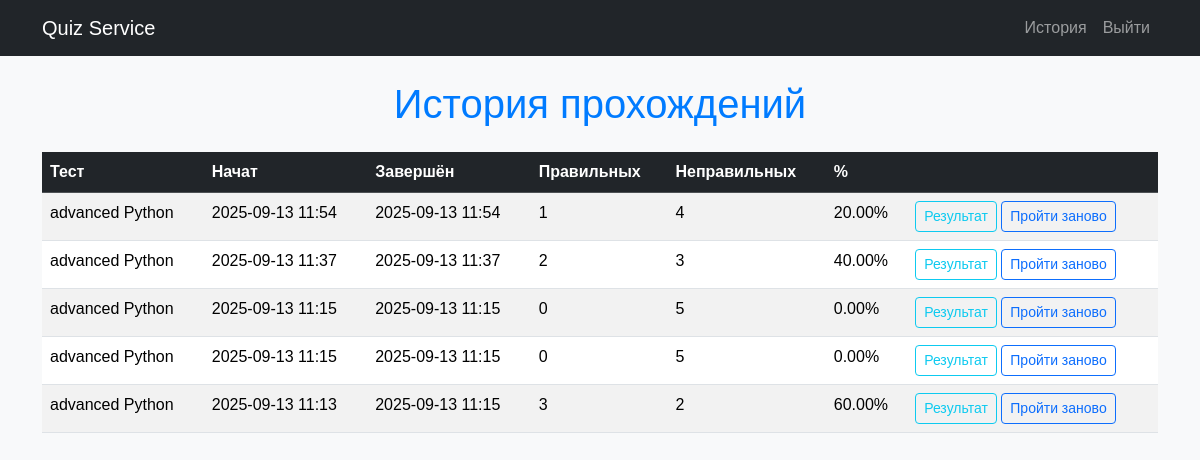
Screenshot of /attempts/history/ (signed in) with the database file from the repository.
### quiz_for_brandpol/models.py (models this page shows, shortened)
class Attempt(models.Model):
    user = models.ForeignKey(User, on_delete=models.CASCADE, related_name="attempts")
    test = models.ForeignKey(Test, on_delete=models.CASCADE, related_name="attempts")
    started_at = models.DateTimeField(default=timezone.now)
    completed_at = models.DateTimeField(null=True, blank=True)
    correct_count = models.PositiveIntegerField(default=0)
    wrong_count = models.PositiveIntegerField(default=0)
    percent = models.DecimalField(max_digits=5, decimal_places=2, default=0)

class Test(models.Model):
    title = models.CharField(max_length=200)
    description = models.TextField(blank=True)
    is_active = models.BooleanField(default=True)
    created_at = models.DateTimeField(auto_now_add=True)

### quiz_for_brandpol/views.py (the view)
# urls.py: path("attempts/history/", AttemptHistoryView.as_view(), name="qfb_history"),
@method_decorator(login_required, name="dispatch")
class AttemptHistoryView(ListView):
    model = Attempt
    template_name = "quiz_for_brandpol/attempts_history.html"
    context_object_name = "attempts"
    paginate_by = 20  # опционально
    def get_queryset(self):
        return (Attempt.objects
                .filter(user=self.request.user)
                .select_related("test")
                .order_by("-started_at"))

### quiz_for_brandpol/templates/quiz_for_brandpol/attempts_history.html (shortened to what this page needs)
{% extends "quiz_for_brandpol/base.html" %}
{% block content %}
  <h1 class="mb-4">История прохождений</h1>
  {% if attempts %}
    <table class="table table-striped table-hover">
      <thead class="table-dark">
        <tr>
          <th>Тест</th>
          <th>Начат</th>
          <th>Завершён</th>
          <th>Правильных</th>
          <th>Неправильных</th>
          <th>%</th>
          <th></th>
        </tr>
      </thead>
      <tbody>
        {% for a in attempts %}
          <tr>
            <td>{{ a.test.title }}</td>
            <td>{{ a.started_at|date:"Y-m-d H:i" }}</td>
            <td>{% if a.completed_at %}{{ a.completed_at|date:"Y-m-d H:i" }}{% else %}—{% endif %}</td>
            <td>{{ a.correct_count }}</td>
            <td>{{ a.wrong_count }}</td>
            <td>{{ a.percent }}%</td>
            <td>
              <a href="{% url 'qfb_result' attempt_id=a.id %}" class="btn btn-sm btn-outline-info">Результат</a>
              <a href="{% url 'qfb_start' test_id=a.test.id %}" class="btn btn-sm btn-outline-primary">Пройти заново</a>
            </td>
          </tr>
        {% endfor %}
      </tbody>
    </table>
  {% else %}
    <div class="alert alert-info">Пока нет попыток.</div>
  {% endif %}
{% endblock %}

### quiz_for_brandpol/templates/quiz_for_brandpol/base.html (shortened to what this page needs)
{% load static %}
<!doctype html>
<html lang="ru">
<head>
  <link href="https://cdn.jsdelivr.net/npm/bootstrap@5.3.2/dist/css/bootstrap.min.css" rel="stylesheet">
  <link rel="stylesheet" href="{% static 'css/style.css' %}">
</head>
<body>
  <nav class="navbar navbar-expand-lg navbar-dark bg-dark mb-4">
    <div class="container">
      <a class="navbar-brand" href="/">Quiz Service</a>
      <div class="collapse navbar-collapse">
        <ul class="navbar-nav ms-auto">
          {% if user.is_authenticated %}
            <li class="nav-item">
              <a class="nav-link" href="{% url 'qfb_history' %}">История</a>
            </li>
            <li class="nav-item">
              <a class="nav-link" href="{% url 'logout' %}">Выйти</a>
            </li>
          {% endif %}
        </ul>
      </div>
    </div>
  </nav>
  <main class="container">
    {% block content %}{% endblock %}
  </main>
</body>
</html>

### static/css/style.css (style rules this page uses)
body { background-color: #f8f9fa; font-family: Arial, sans-serif; }
h1 { color: #007bff; text-align: center; margin-top: 20px; }

### rows the page displays
Attempt: test "advanced Python", started_at "2025-09-13 11:54", completed_at "2025-09-13 11:54", correct_count "1", wrong_count "4", percent "20.00"
Attempt: test "advanced Python", started_at "2025-09-13 11:37", completed_at "2025-09-13 11:37", correct_count "2", wrong_count "3", percent "40.00"
Attempt: test "advanced Python", started_at "2025-09-13 11:15", completed_at "2025-09-13 11:15", correct_count "0", wrong_count "5", percent "0.00"
Attempt: test "advanced Python", started_at "2025-09-13 11:15", completed_at "2025-09-13 11:15", correct_count "0", wrong_count "5", percent "0.00"
Attempt: test "advanced Python", started_at "2025-09-13 11:13", completed_at "2025-09-13 11:15", correct_count "3", wrong_count "2", percent "60.00"
